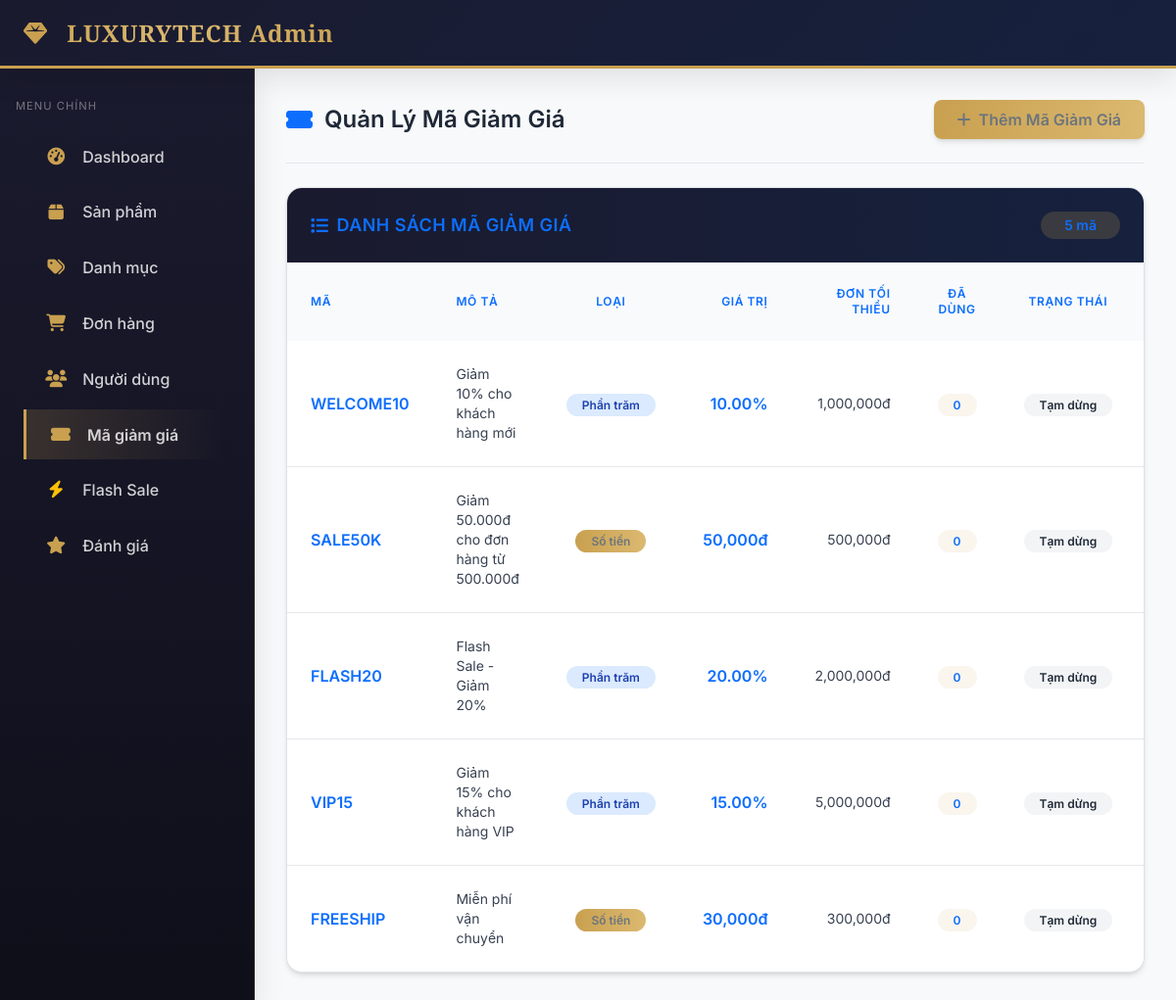
Page /admin/coupons.php (signed in) on the committed database.
### tables this page shows
CREATE TABLE `coupons` (
    `id` INT AUTO_INCREMENT PRIMARY KEY,
    `code` VARCHAR(50) NOT NULL UNIQUE,
    `description` TEXT,
    `type` ENUM('percent', 'fixed') NOT NULL,
    `value` DECIMAL(10, 2) NOT NULL,
    `min_order_value` DECIMAL(10, 2) DEFAULT 0,
    `max_discount` DECIMAL(10, 2) NULL,
    `usage_limit` INT NULL,
    `used_count` INT DEFAULT 0,
    `start_date` DATETIME NOT NULL,
    `end_date` DATETIME NOT NULL,
    `status` ENUM('active', 'inactive') DEFAULT 'active',
    `created_at` TIMESTAMP DEFAULT CURRENT_TIMESTAMP,
    `updated_at` TIMESTAMP DEFAULT CURRENT_TIMESTAMP ON UPDATE CURRENT_TIMESTAMP,
    INDEX `idx_code` (`code`),
    INDEX `idx_status_dates` (`status`, `start_date`, `end_date`)
);

### admin/coupons.php (the view, shortened to what this page needs)
<?php
require_once '../config/config.php';
$coupons = $conn->query("SELECT * FROM coupons ORDER BY created_at DESC");
include 'includes/header.php';
?>
<div class="flex flex-col sm:flex-row sm:justify-between sm:items-center gap-4 pb-4 mb-6 border-b border-gray-200">
    <h1 class="text-2xl font-semibold text-gray-800 flex items-center">
        <i class="fas fa-ticket-alt mr-3 text-primary"></i> Quản Lý Mã Giảm Giá
    </h1>
    <button class="inline-flex items-center px-4 py-2 bg-gradient-to-r from-primary to-primary-light text-secondary font-semibold rounded-lg hover:from-primary-dark hover:to-primary transition-all shadow-md hover:shadow-lg"
            data-bs-toggle="modal"
            data-bs-target="#addCouponModal">
        <i class="fas fa-plus mr-2"></i> Thêm Mã Giảm Giá
    </button>
</div>
<div class="bg-white rounded-2xl border border-gray-200 shadow-md overflow-hidden">
    <div class="bg-gradient-to-r from-secondary to-secondary-light px-6 py-4 flex flex-col sm:flex-row justify-between items-start sm:items-center gap-4">
        <h2 class="text-lg font-semibold text-primary uppercase tracking-wide flex items-center">
            <i class="fas fa-list mr-2"></i> Danh sách mã giảm giá
        </h2>
        <span class="px-4 py-1 bg-primary/20 text-primary font-semibold rounded-full text-sm">
            <?php echo $coupons->num_rows; ?> mã
        </span>
    </div>
    <div class="overflow-x-auto">
        <table class="w-full">
            <thead class="bg-gray-50">
                <tr>
                    <th class="px-6 py-4 text-left text-xs font-semibold text-primary uppercase tracking-wider">Mã</th>
                    <th class="px-6 py-4 text-left text-xs font-semibold text-primary uppercase tracking-wider">Mô tả</th>
                    <th class="px-6 py-4 text-center text-xs font-semibold text-primary uppercase tracking-wider">Loại</th>
                    <th class="px-6 py-4 text-right text-xs font-semibold text-primary uppercase tracking-wider">Giá trị</th>
                    <th class="px-6 py-4 text-right text-xs font-semibold text-primary uppercase tracking-wider hidden lg:table-cell">Đơn tối thiểu</th>
                    <th class="px-6 py-4 text-center text-xs font-semibold text-primary uppercase tracking-wider">Đã dùng</th>
                    <th class="px-6 py-4 text-center text-xs font-semibold text-primary uppercase tracking-wider">Trạng thái</th>
                    <th class="px-6 py-4 text-center text-xs font-semibold text-primary uppercase tracking-wider">Thao tác</th>
                </tr>
            </thead>
            <tbody class="bg-white divide-y divide-gray-200">
                <?php while ($coupon = $coupons->fetch_assoc()): ?>
                <tr class="hover:bg-primary/5 transition-colors">
                    <td class="px-6 py-4 whitespace-nowrap">
                        <strong class="text-primary font-semibold"><?php echo $coupon['code']; ?></strong>
                    </td>
                    <td class="px-6 py-4 text-sm text-gray-700">
                        <?php echo htmlspecialchars($coupon['description']); ?>
                    </td>
                    <td class="px-6 py-4 whitespace-nowrap text-center">
                        <?php if ($coupon['type'] === 'percent'): ?>
                            <span class="px-3 py-1 rounded-full text-xs font-semibold bg-blue-100 text-blue-800">Phần trăm</span>
                        <?php else: ?>
                            <span class="px-3 py-1 rounded-full text-xs font-semibold bg-gradient-to-r from-primary to-primary-light text-secondary">Số tiền</span>
                        <?php endif; ?>
                    </td>
                    <td class="px-6 py-4 whitespace-nowrap text-right">
                        <span class="text-primary font-semibold">
                            <?php if ($coupon['type'] === 'percent'): ?>
                                <?php echo $coupon['value']; ?>%
                            <?php else: ?>
                                <?php echo number_format($coupon['value']); ?>đ
                            <?php endif; ?>
                        </span>
                    </td>
                    <td class="px-6 py-4 whitespace-nowrap text-sm text-gray-700 text-right hidden lg:table-cell">
                        <?php echo number_format($coupon['min_order_value']); ?>đ
                    </td>
                    <td class="px-6 py-4 whitespace-nowrap text-center">
                        <span class="px-3 py-1 rounded-full text-xs font-semibold bg-primary/10 text-primary">
                            <?php echo $coupon['used_count']; ?>
                        </span>
                    </td>
                    <td class="px-6 py-4 whitespace-nowrap text-center">
                        <?php if ($coupon['status'] === 'active'): ?>
                            <span class="px-3 py-1 rounded-full text-xs font-semibold bg-green-100 text-green-800">Hoạt động</span>
                        <?php else: ?>
                            <span class="px-3 py-1 rounded-full text-xs font-semibold bg-gray-100 text-gray-800">Tạm dừng</span>
                        <?php endif; ?>
                    </td>
                    <td class="px-6 py-4 whitespace-nowrap text-center">
                    </td>
                </tr>
                <?php endwhile; ?>
            </tbody>
        </table>
    </div>
</div>
<?php include 'includes/footer.php'; ?>

### assets/css/admin.css (style rules this page uses)
:root { --primary: #c9a050; --primary-dark: #b08d3e; --primary-light: #dbb970; --primary-gradient: linear-gradient(135deg, #c9a050 0%, #dbb970 50%, #c9a050 100%); --secondary: #1a1a2e; --secondary-light: #16213e; --secondary-dark: #0f0f1a; --success: #10b981; --danger: #ef4444; --warning: #f59e0b; --info: #3b82f6; --bg-light: #ffffff; --bg-gray: #f8f9fa; --bg-light-gray: #f3f4f6; --bg-dark: #1a1a2e; --bg-border: #e5e7eb; --text-primary: #1a1a2e; --text-secondary: #6b7280; --text-muted: #9ca3af; --text-light: #ffffff; --border-color: rgba(201, 160, 80, 0.2); --border-light: #f3f4f6; --shadow-sm: 0 2px 4px rgba(0, 0, 0, 0.05); --shadow-md: 0 4px 12px rgba(0, 0, 0, 0.08); --shadow-lg: 0 10px 30px rgba(0, 0, 0, 0.1); --shadow-xl: 0 20px 40px rgba(0, 0, 0, 0.12); --shadow-gold: 0 4px 20px rgba(201, 160, 80, 0.25); }
* { margin: 0; padding: 0; box-sizing: border-box; }
html, body { height: 100%; width: 100%; }
body { font-family: 'Inter', -apple-system, BlinkMacSystemFont, 'Segoe UI', Roboto, sans-serif; background: var(--bg-gray); color: var(--text-primary); overflow-x: hidden; }

### rows in the picture
coupons: code "WELCOME10", description "Giảm 10% cho khách hàng mới", type "Phần trăm", value "10.00", min_order_value "1,000,000", used_count "0", status "Tạm dừng"
coupons: code "SALE50K", description "Giảm 50.000đ cho đơn hàng từ 500.000đ", type "Số tiền", value "50,000", min_order_value "500,000", used_count "0", status "Tạm dừng"
coupons: code "FLASH20", description "Flash Sale - Giảm 20%", type "Phần trăm", value "20.00", min_order_value "2,000,000", used_count "0", status "Tạm dừng"
coupons: code "VIP15", description "Giảm 15% cho khách hàng VIP", type "Phần trăm", value "15.00", min_order_value "5,000,000", used_count "0", status "Tạm dừng"
coupons: code "FREESHIP", description "Miễn phí vận chuyển", type "Số tiền", value "30,000", min_order_value "300,000", used_count "0", status "Tạm dừng"

### other values in the picture
$coupons->num_rows "5"
